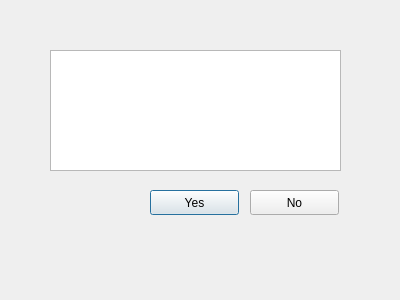
<?xml version="1.0" encoding="UTF-8"?>
<ui version="4.0">
 <class>Warining</class>
 <widget class="QDialog" name="Warining">
  <property name="geometry">
   <rect>
    <x>0</x>
    <y>0</y>
    <width>400</width>
    <height>300</height>
   </rect>
  </property>
  <property name="windowTitle">
   <string>Dialog</string>
  </property>
  <widget class="QTextEdit" name="textEdit">
   <property name="geometry">
    <rect>
     <x>50</x>
     <y>50</y>
     <width>291</width>
     <height>121</height>
    </rect>
   </property>
  </widget>
  <widget class="QPushButton" name="yesButton">
   <property name="geometry">
    <rect>
     <x>150</x>
     <y>190</y>
     <width>89</width>
     <height>25</height>
    </rect>
   </property>
   <property name="text">
    <string>Yes</string>
   </property>
  </widget>
  <widget class="QPushButton" name="noButton">
   <property name="geometry">
    <rect>
     <x>250</x>
     <y>190</y>
     <width>89</width>
     <height>25</height>
    </rect>
   </property>
   <property name="text">
    <string>No</string>
   </property>
  </widget>
 </widget>
 <resources/>
 <connections/>
</ui>
